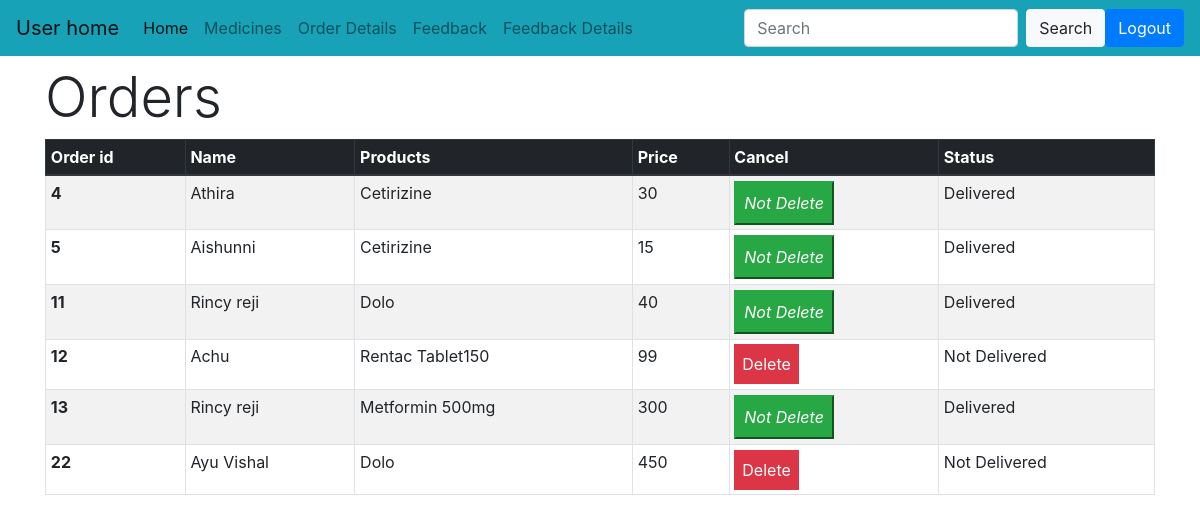
Page /show/ on the committed database.
### medical/models.py (models this page shows, shortened)
class Order(models.Model):
    name=models.CharField(max_length=50)
    email=models.EmailField()
    items=models.CharField(max_length=1500)
    address=models.TextField()
    quantity=models.IntegerField()
    price=models.IntegerField()
    phoneno=models.CharField(max_length=10)
    delivery=models.BooleanField (default=False)

### medical/views.py (the view)
# urls.py: path('show/',views.show,name="orderdetails"),
def show(request):
    items=Order.objects.all()
    return render(request,"orderdetails.html",{'medical':items})

### medical/templates/orderdetails.html (shortened to what this page needs)
{% extends 'userbase.html' %}
{% block body %}
<div class="container mt-2">
  <h2 class="display-4">Orders</h2>
  <table class="table table-striped table-bordered table-sm" border="1">
    <thead class="thead-dark">
    <tr>
        <th> Order id</th>
        <th>Name </th>
        <th>Products</th>
        <th>Price</th>
        <th>Cancel</th>
        <th>Status</th>
    </tr>
    </thead>
    <tbody>
      {% for items in medical%}
      <tr>
        <th scope="row">{{items.id}}</th>
        <td>{{items.name}}</td>
        <td>{{items.items}}</td>
        <td>{{items.price}} </td>
       {% if items.delivery %}
       <td><button type="button" class="btn-success p-2"  href="/show/{{items.id}}" disabled> <i class="fa-solid fa-trash-can">Not Delete</i></button>
      </td>
       {% else %}
       <td><a type="button" class="btn-danger p-2" href="/show/{{items.id}}">Delete </a>
       {% endif %}
        {% if items.delivery %}
        <td> Delivered</td>
        {% else %}
        <td>  Not Delivered</td>
        {% endif %}
      </tr>
      {% endfor %}
    </tbody>
</table>
</div>
{% endblock body %}

### medical/templates/userbase.html (shortened to what this page needs)
<!DOCTYPE html>
<html lang="en">
<head>
    <link rel="stylesheet" href="https://cdn.jsdelivr.net/npm/bootstrap@4.0.0/dist/css/bootstrap.min.css">
</head>
<body>
    <nav class="navbar navbar-expand-lg navbar-light bg-info">
        <a class="navbar-brand" href="#">User home</a>
        <div class="collapse navbar-collapse" id="navbarSupportedContent">
          <ul class="navbar-nav mr-auto">
            <li class="nav-item active">
              <a class="nav-link" href="/home">Home<span class="sr-only">(current)</span></a>
            </li>
            <li class="nav-item">
              <a class="nav-link" href="/medicine">Medicines</a>
            </li>
            <li class="nav-item">
              <a class="nav-link" href="/show">Order Details</a>
            </li>
            <li class="nav-item">
              <a class="nav-link" href="/feedback">Feedback</a>
            </li>
            <li class="nav-item">
              <a class="nav-link" href="/feedbackshow">Feedback Details</a>
            </li>
        </ul>
        <form method="get" class="form-inline my-2 my-lg-0" action="/search/">
          <input class="form-control mr-sm-2" type="search" placeholder="Search" aria-label="Search" name="query",id="query">
          <button class="btn btn-light my-2 my-sm-0" type="submit">Search</button>
        </form>
        <a href="/logout" class="btn btn-primary">Logout</a>
      </div>
    </nav>
    {% block body %}{% endblock body %}
</body>
</html>

### medical/templates/orderdetails.html (style rules this page uses)
body { background-image: url("https://thumbs.dreamstime.com/b/doctor-nurse-medical-team-asian-talk-health-worker-patient-information-teamwork-hospital-different-ages-illness-134694697.jpg"); background-size: 100% 740px; }

### rows in the picture
Order: id "4", name "Athira", items "Cetirizine", price "30", delivery "Delivered"
Order: id "5", name "Aishunni", items "Cetirizine", price "15", delivery "Delivered"
Order: id "11", name "Rincy reji", items "Dolo", price "40", delivery "Delivered"
Order: id "12", name "Achu", items "Rentac Tablet150", price "99", delivery "Not Delivered"
Order: id "13", name "Rincy reji", items "Metformin 500mg", price "300", delivery "Delivered"
Order: id "22", name "Ayu Vishal", items "Dolo", price "450", delivery "Not Delivered"
